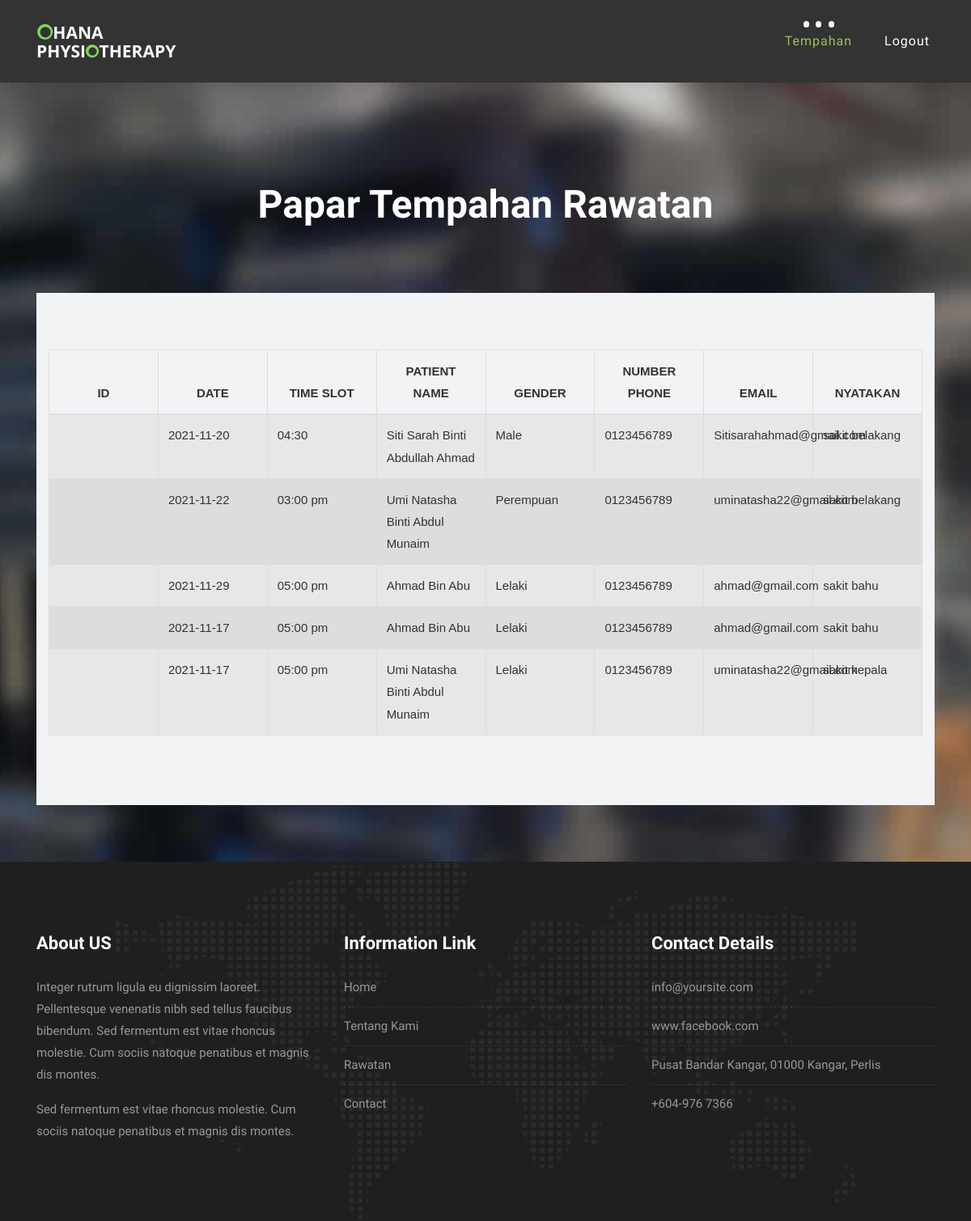
/listview.php, run on the app's committed database.
### tables this page shows
CREATE TABLE `bookings` (
  `id_book` int(11) NOT NULL,
  `date` date NOT NULL,
  `timeslot` varchar(50) NOT NULL,
  `name` varchar(50) NOT NULL,
  `gender` varchar(50) NOT NULL,
  `phone` varchar(50) NOT NULL,
  `email` varchar(50) NOT NULL,
  `comment` varchar(50) NOT NULL,
  `ic` varchar(50) NOT NULL,
  `id_patient` int(11) NOT NULL
);

### listview.php (the view, shortened to what this page needs)
<?php
include('connection.php');
$sql = "SELECT * FROM bookings";
$result = mysqli_query($conn, $sql);
?>
<!DOCTYPE html>
<html lang="en">
        <link href="//maxcdn.bootstrapcdn.com/bootstrap/4.1.1/css/bootstrap.min.css" rel="stylesheet" id="bootstrap-css">
        <link rel="stylesheet" href="//maxcdn.bootstrapcdn.com/bootstrap/4.0.0-alpha.6/css/bootstrap.min.css" />
        <link href="//maxcdn.bootstrapcdn.com/font-awesome/4.3.0/css/font-awesome.min.css" rel="stylesheet" />
    <link rel="stylesheet" href="css/bootstrap.min.css">
    <link rel="stylesheet" href="style.css">
    <link rel="stylesheet" href="css/versions.css">
    <link rel="stylesheet" href="css/responsive.css">
    <link rel="stylesheet" href="css/custom.css">
</head>
<body class="host_version">
	<header class="top-navbar">
		<nav class="navbar navbar-expand-lg navbar-light bg-light">
			<div class="container-fluid">
				<a class="navbar-brand" href="index.php">
					<img src="images/ohana.png" alt="" />
				</a>
				<div class="collapse navbar-collapse" id="navbars-host">
					<ul class="navbar-nav ml-auto">
						<li class="nav-item active"><a class="nav-link" href="viewbooking.php">Tempahan</a></li>
						<li class="nav-item"><a class="nav-link" href="logout.php">Logout</a></li>
					</ul>
				</div>
			</div>
		</nav>
	</header>
	<div class="all-title-box">
		<div class="container text-center">
			<h1>Papar Tempahan Rawatan<span class="m_1"></span></h1>
		</div>
	<section class="page-section">
		<div class="container">
			<div id="overviews" class="section lb">
			<div class="container">
				<table id="staff" class="table table-striped">
					<tr>
					<thead>
					<th><center>ID</center></th>
					<th><center>DATE</center></th>
					<th><center>TIME SLOT</center></th>
					<th><center>PATIENT NAME</center></th>
					<th><center>GENDER</center></th>
					<th><center>NUMBER PHONE</center></th>
					<th><center>EMAIL</center></th>
					<th><center>NYATAKAN</center></th>
					</thead>
					<?php
						if(mysqli_num_rows($result) > 0)
						{
						while($row = mysqli_fetch_assoc($result))
						{
					?>
					<body>
						<tr>
							<td><?php echo $row["id"];?></td>
							<td><?php echo $row['date']; ?></td>
							<td><?php echo $row['timeslot']; ?></td>
							<td><?php echo $row['name'];?></td>
							<td><?php echo $row['gender']; ?></td>
							<td><?php echo $row['phone']; ?></td>
							<td><?php echo $row['email']; ?></td>
							<td><?php echo $row['comment']; ?></td>
						</tr>
					</body>
					<?php
						   }
						}
						else
						{
						   echo "0 results";
						}
					?>
				</table>
			</div>
			</div>
		</div>
	</section>
    <footer class="footer">
        <div class="container">
            <div class="row">
                <div class="col-lg-4 col-md-4 col-xs-12">
                    <div class="widget clearfix">
                        <div class="widget-title">
                            <h3>About US</h3>
                        </div>
                        <p> Integer rutrum ligula eu dignissim laoreet. Pellentesque venenatis nibh sed tellus faucibus bibendum. Sed fermentum est vitae rhoncus molestie. Cum sociis natoque penatibus et magnis dis montes.</p>
                        <p>Sed fermentum est vitae rhoncus molestie. Cum sociis natoque penatibus et magnis dis montes.</p>
                    </div>
                </div>
				<div class="col-lg-4 col-md-4 col-xs-12">
                    <div class="widget clearfix">
                        <div class="widget-title">
                            <h3>Information Link</h3>
                        </div>
                        <ul class="footer-links">
                            <li><a href="index.php">Home</a></li>
							<li><a href="about.php">Tentang Kami</a></li>
							<li><a href="hosting.php">Rawatan</a></li>
							<li><a href="contact.php">Contact</a></li>
                        </ul>
                    </div>
                </div>
                <div class="col-lg-4 col-md-4 col-xs-12">
                    <div class="widget clearfix">
                        <div class="widget-title">
                            <h3>Contact Details</h3>
                        </div>
                        <ul class="footer-links">
                            <li><a href="mailto:#">info@yoursite.com</a></li>
                            <li><a href="#">www.facebook.com</a></li>
                            <li> Pusat Bandar Kangar, 01000 Kangar, Perlis</li>
                            <li>+604-976 7366</li>
                        </ul>
                    </div>
                </div>
            </div>
        </div>
    </footer>
</body>
</html>

### style.css (style rules this page uses)
body { color: #333333; font-size: 15px; font-family: 'Quicksand', sans-serif; line-height: 1.80857; }
html, body { height: 100%; }
a { color: #1f1f1f; text-decoration: none !important; outline: none !important; -webkit-transition: all .3s ease-in-out; -moz-transition: all .3s ease-in-out; -ms-transition: all .3s ease-in-out; -o-transition: all .3s ease-in-out; transition: all .3s ease-in-out; }
h1, h2, h3, h4, h5, h6 { letter-spacing: 0; font-weight: normal; position: relative; padding: 0 0 10px 0; font-weight: normal; line-height: 120% !important; color: #1f1f1f; margin: 0 }
h1 { font-size: 24px }
h3 { font-size: 18px }
a { color: #1f1f1f; text-decoration: none; outline: none; }
a, .btn { text-decoration: none !important; outline: none !important; -webkit-transition: all .3s ease-in-out; -moz-transition: all .3s ease-in-out; -ms-transition: all .3s ease-in-out; -o-transition: all .3s ease-in-out; transition: all .3s ease-in-out; }
.top-navbar .bg-light { background: #333333 !important; }
.top-navbar .navbar-light .navbar-nav .nav-link { color: #ffffff; font-size: 16px; font-weight: 500; }
.top-navbar .navbar-light .navbar-nav .nav-item { position: relative; display: inline-block; padding: 15px 0px; margin: 0px 20px; }
.top-navbar .navbar-light .navbar-nav .nav-item .nav-link { padding: 6px 0px; position: relative; display: block; line-height: 30px; letter-spacing: 1px; }
.top-navbar .navbar-light .navbar-nav .nav-item::after { position: absolute; content: ''; left: 50%; bottom: auto; top: 11px; width: 7px; height: 8px; opacity: 0; margin-left: -3px; background-color: #ffffff; border-radius: 50px; -webkit-transform: translateY(0px); transform: translateY(0px); transition: all 900ms ease; -webkit-transition: all 900ms ease; -ms-transition: all 900ms ease; -o-transition: all 900ms ease; -moz-transition: all 900ms ease; }
.top-navbar .navbar-light .navbar-nav .nav-item .nav-link::before { position: absolute; content: ''; left: 0%; bottom: auto; top: -4px; width: 7px; height: 8px; border-radius: 50px; opacity: 0; margin-left: -10px; background-color: #ffffff; -webkit-transform: translateY(0px); transform: translateY(0px); transition: all 900ms ease; -webkit-transition: all 900ms ease; -ms-transition: all 900ms ease; -o-transition: all 900ms ease; -moz-transition: all 900ms ease; }
.top-navbar .navbar-light .navbar-nav .nav-item .nav-link::after { position: absolute; content: ''; right: 0%; left: auto; bottom: auto; top: -4px; width: 7px; height: 8px; border-radius: 50px; border: none !important; opacity: 0; margin-right: -11px; background-color: #ffffff; transition: all 900ms ease; -webkit-transition: all 900ms ease; -ms-transition: all 900ms ease; -o-transition: all 900ms ease; -moz-transition: all 900ms ease; }
.top-navbar .navbar-light .navbar-nav .nav-item.active::after { opacity: 1; }
.top-navbar .navbar-light .navbar-nav .nav-item.active .nav-link::before { opacity: 1; left: 40%; }
.top-navbar .navbar-light .navbar-nav .nav-item.active .nav-link { color: #9dc15b; }
.top-navbar .navbar-light .navbar-nav .nav-item.active .nav-link::after { opacity: 1; right: 40%; }
.top-navbar .bg-light { padding-top: 15px; padding-bottom: 15px; box-shadow: 0 0 18px 0 rgba(0,0,0,.12); }
.section { display: block; position: relative; overflow: hidden; padding: 70px 0; }
.section.lb { background-color: #f2f3f5; }
.page-section { padding: 70px 0px; }
.footer { padding: 90px 0 80px !important; color: #999; background:#1f1f1f url('images/world-map.png') no-repeat center; }
.footer .widget-title { position: relative; display: block; margin-bottom: 30px; }
.footer .widget-title h3 { color: #fff; font-weight: 700; font-size: 22px; padding: 0; margin: 0; line-height: 1 !important; }
.footer-links { list-style: none; padding: 0; }
.footer-links a { color: #999; }
.footer-links li { margin-bottom: 10px; display: block; width: 100%; border-bottom: 1px dashed rgba(255, 255, 255, 0.1); padding-bottom: 10px; }
.footer-links li:last-child { margin-bottom: 0; padding-bottom: 0; border: 0; }
.all-title-box { background: url(images/banner.jpg)no-repeat; -webkit-background-size: cover; -moz-background-size: cover; -o-background-size: cover; background-size: cover; background-position: center; min-height: 300px; }
.all-title-box h1 { color: #fff; font-weight: 600; text-transform: capitalize; padding-top: 11%; font-size: 48px; line-height: 0px; }

### data on the page
bookings: date "2021-11-20", timeslot "04:30", name "Siti Sarah Binti Abdullah Ahmad", gender "Male", phone "0123456789", email "Sitisarahahmad@gmail.com", comment "sakit belakang"
bookings: date "2021-11-22", timeslot "03:00 pm", name "Umi Natasha Binti Abdul Munaim", gender "Perempuan", phone "0123456789", email "uminatasha22@gmail.com", comment "sakit belakang"
bookings: date "2021-11-29", timeslot "05:00 pm", name "Ahmad Bin Abu", gender "Lelaki", phone "0123456789", email "ahmad@gmail.com", comment "sakit bahu"
bookings: date "2021-11-17", timeslot "05:00 pm", name "Ahmad Bin Abu", gender "Lelaki", phone "0123456789", email "ahmad@gmail.com", comment "sakit bahu"
bookings: date "2021-11-17", timeslot "05:00 pm", name "Umi Natasha Binti Abdul Munaim", gender "Lelaki", phone "0123456789", email "uminatasha22@gmail.com", comment "sakit kepala"
